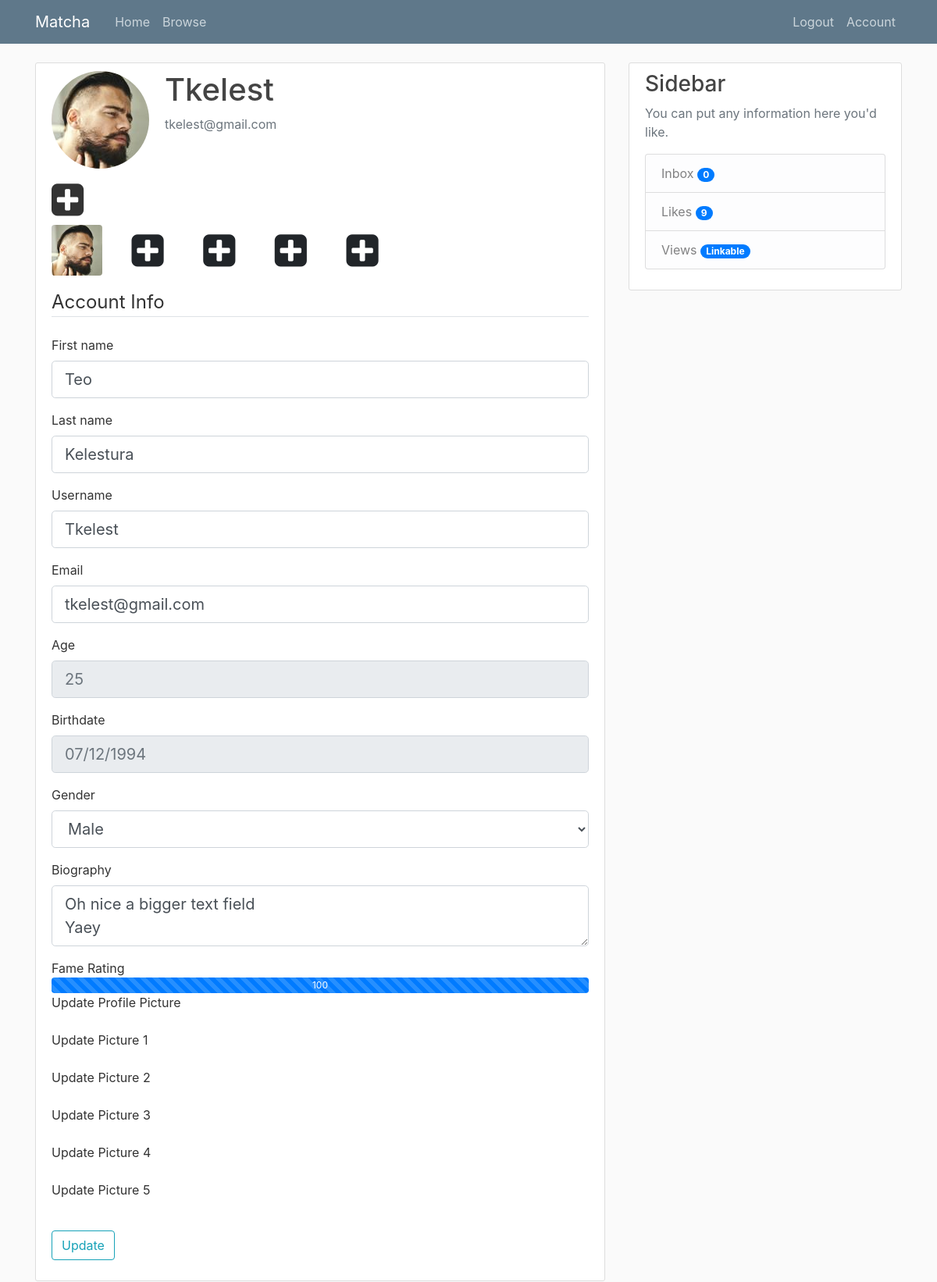
/account (signed in), run on the app's committed database.
### tables this page shows
CREATE TABLE users (
            user_id INTEGER PRIMARY KEY AUTOINCREMENT,
            firstname TEXT NOT NULL,
            lastname TEXT NOT NULL,
            age INTEGER NOT NULL,
            birthdate TEXT NOT NULL,
            username TEXT NOT NULL,
            email TEXT NOT NULL,
            password TEXT NOT NULL,
            gender TEXT NOT NULL,
            sexual_pref TEXT NULL,
            biography TEXT NULL,
            famerating INTEGER DEFAULT 100,
            image_file_p TEXT DEFAULT "default.jpg",
            image_file_1 TEXT NULL,
            image_file_2 TEXT NULL,
            image_file_3 TEXT NULL,
            image_file_4 TEXT NULL,
            image_file_5 TEXT NULL
            );

### matcha/routes.py (the view)
@app.route('/account', methods=['GET', 'POST'])
@login_required
def account():
    form = UpdateAccountForm()
    if form.validate_on_submit():
        conn = sql.connect('matcha\\users.db')
        cur = conn.cursor()
        img_type = None
        picture_file = None
        if form.picture_p.data:
            img_type = 'image_file_p'
            picture_file = save_picture(form.picture_p.data)
        elif form.picture_1.data:
            img_type = 'image_file_1'
            picture_file = save_picture(form.picture_1.data)
        elif form.picture_2.data:
            img_type = 'image_file_2'
            picture_file = save_picture(form.picture_2.data)
        elif form.picture_3.data:
            img_type = 'image_file_3'
            picture_file = save_picture(form.picture_3.data)
        elif form.picture_4.data:
            img_type = 'image_file_4'
            picture_file = save_picture(form.picture_4.data)
        elif form.picture_5.data:
            img_type = 'image_file_5'
            picture_file = save_picture(form.picture_5.data)
        if img_type != None:
            img = picture_file
            update_image(conn, cur, current_user, img_type, img)
        user = User('user_id', form.firstname.data, form.lastname.data, 'age', 'birthdate',
                form.username.data, form.email.data, 'hashed_password', form.gender.data, 'sexual_pref',
                form.biography.data, 'famerating', 'image_file_p', 'image_file_1', 'image_file_2',
                'image_file_3', 'image_file_4', 'image_file_5')
        update_user(conn, cur, user)
        conn.close()
        flash('Your account has been updated!', 'success')
        return redirect(url_for('account'))
    elif request.method == 'GET':
        form.firstname.data = current_user.firstname
        form.lastname.data  = current_user.lastname
        form.username.data  = current_user.username
        form.email.data     = current_user.email
        form.gender.data    = current_user.gender
        form.biography.data = current_user.biography
    image_file_p = url_for('static', filename='profile_pics/' + current_user.image_file_p)
    image_file_1 = url_for('static', filename='profile_pics/' + current_user.image_file_1) if current_user.image_file_1 else None
    image_file_2 = url_for('static', filename='profile_pics/' + current_user.image_file_2) if current_user.image_file_2 else None
    image_file_3 = url_for('static', filename='profile_pics/' + current_user.image_file_3) if current_user.image_file_3 else None
    image_file_4 = url_for('static', filename='profile_pics/' + current_user.image_file_4) if current_user.image_file_4 else None
    image_file_5 = url_for('static', filename='profile_pics/' + current_user.image_file_5) if current_user.image_file_5 else None
    images = [image_file_1, image_file_2, image_file_3, image_file_4, image_file_5]
    return render_template('account.html', title='Account', image_file_p=image_file_p, images=images, form=form)

### matcha/classes.py (called while the page is built)
    def __repr__(self):
        return "User('{}', '{}', '{}', '{}', '{}', '{}', '{}', '{}', '{}', '{}', '{}', {}, {}, {}, {}, {}, {}, {})".format(
        self.user_id, self.firstname, self.lastname, self.age, self.birthdate,
        self.username, self.email, self.password, self.gender, self.sexual_pref,
        self.biography, self.famerating, self.image_file_p, self.image_file_1,
        self.image_file_2, self.image_file_3, self.image_file_4, self.image_file_5)

### matcha/models.py (called while the page is built)
@login_manager.user_loader
def load_user(id):
    conn = sql.connect('matcha\\users.db')
    cur = conn.cursor()
    cur.execute("SELECT * from users where email = (?)", [id])
    userrow = cur.fetchone()
    print ('id ', id)
    print ('fetchone ', userrow)
    user = User(userrow[0], userrow[1], userrow[2], userrow[3], userrow[4],
            userrow[5], userrow[6], userrow[7], userrow[8], userrow[9],
            userrow[10], userrow[11], userrow[12], userrow[13], userrow[14],
            userrow[15], userrow[16], userrow[17])
    print('return id', user)
    return (user)

### matcha/templates/account.html (shortened to what this page needs)
{% extends "layout.html" %}
{% block content %}
    <div class="content-section">
        <div class="media">
            <img class="rounded-circle account-img" src="{{ image_file_p }}">
            <div class="media-body">
                <h2 class="account-heading">{{ current_user.username }}</h2>
                <p class="text-secondary">{{ current_user.email }}</p>
            </div>
        </div>
        <div>
            <div>
            <label for="file" data-toggle="tooltip" data-placement="top" title="Add an image" ><i class=" fa fa-plus-square fa-3x"></i></label>
            </div>
            {% for image in images %}
                {% if image == None %}
                <button class="btn" data-toggle="tooltip" data-placement="top" title="Add an image"><i class="account-img-icons fa fa-plus-square fa-3x"></i></button>
                {% else %}
                <img class="rounded account-img-fillers" src="{{ image }}">
                {% endif %}
            {% endfor %}
        </div>
        <form method="POST" action="" enctype="multipart/form-data">
            <fieldset class="form-group">
                <legend class="border-bottom mb-4">Account Info</legend>
                <div class="form-group">
                    {{ form.firstname.label(class="form-control-label") }}
                    {% if form.firstname.errors %}
                        {{ form.firstname(class="form-control form-control-lg is-invalid") }}
                        <div class="invalid-feedback">
                            {% for error in form.firstname.errors %}
                                <span>{{ error }}</span>
                            {% endfor %}
                        </div>
                    {% else %}
                        {{ form.firstname(class="form-control form-control-lg") }}
                    {% endif %}
                </div>
                <div class="form-group">
                    {{ form.lastname.label(class="form-control-label") }}
                    {% if form.lastname.errors %}
                        {{ form.lastname(class="form-control form-control-lg is-invalid") }}
                        <div class="invalid-feedback">
                            {% for error in form.lastname.errors %}
                                <span>{{ error }}</span>
                            {% endfor %}
                        </div>
                    {% else %}
                        {{ form.lastname(class="form-control form-control-lg") }}
                    {% endif %}
                </div>
                <div class="form-group">
                    {{ form.username.label(class="form-control-label") }}
                    {% if form.username.errors %}
                        {{ form.username(class="form-control form-control-lg is-invalid") }}
                        <div class="invalid-feedback">
                            {% for error in form.username.errors %}
                                <span>{{ error }}</span>
                            {% endfor %}
                        </div>
                    {% else %}
                        {{ form.username(class="form-control form-control-lg") }}
                    {% endif %}
                </div>
                <div class="form-group">
                    {{ form.email.label(class="form-control-label") }}
                    {% if form.email.errors %}
                    {{ form.email(class="form-control form-control-lg is-invalid") }}
                    <div class="invalid-feedback">
                        {% for error in form.email.errors %}
                            <span>{{ error }}</span>
                        {% endfor %}
                    </div>
                {% else %}
                    {{ form.email(class="form-control form-control-lg") }}
                {% endif %}
                </div>
                <div class="form-group">
                    <label class="form-control-label">Age</label>
                    <input class="form-control form-control-lg" type="text" placeholder="{{ current_user.age }}" readonly>
                </div>
                <div class="form-group">
                    <label class="form-control-label">Birthdate</label>
                    <input class="form-control form-control-lg" type="text" placeholder="{{ current_user.birthdate }}" readonly>
                </div>
                <div class="form-group">
                    {{ form.gender.label(class="form-control-label") }}
                    {% if form.gender.errors %}
                    {{ form.gender(class="form-control form-control-lg is-invalid") }}
                    <div class="invalid-feedback">
                        {% for error in form.gender.errors %}
                            <span>{{ error }}</span>
                        {% endfor %}
                    </div>
                {% else %}
                    {{ form.gender(class="form-control form-control-lg") }}
                {% endif %}
                </div>
                <div class="form-group">
                    {{ form.biography.label(class="form-control-label") }}
                    {% if form.biography.errors %}
                        {{ form.biography(class="form-control form-control-lg is-invalid") }}
                        <div class="invalid-feedback">
                            {% for error in form.biography.errors %}
                                <span>{{ error }}</span>
                            {% endfor %}
                        </div>
                    {% else %}
                        {{ form.biography(class="form-control form-control-lg") }}
                    {% endif %}
                </div>
                <div>
                    <a class="form-control-label">Fame Rating</a>
                    <div class="progress" style="height: 20px;">
                    <div class="progress-bar progress-bar-striped" role="progressbar" style="width: 100%;" aria-valuenow="100" aria-valuemin="0" aria-valuemax="100">{{ current_user.famerating }}</div>
                </div>
                <div class="form-group">
                    {{ form.picture_p.label() }}
                </div>
                <div class="form-group">
                    {{ form.picture_1.label() }}
                </div>
                <div class="form-group">
                    {{ form.picture_2.label() }}
                </div>
                <div class="form-group">
                    {{ form.picture_3.label() }}
                </div>
                <div class="form-group">
                    {{ form.picture_4.label() }}
                </div>
                <div class="form-group">
                    {{ form.picture_5.label() }}
                </div>
            </fieldset>
            <div class="form-group">
                {{ form.submit(class="btn btn-outline-info") }}
            </div>
        </form>
    </div>
{% endblock content %}

### matcha/static/main.css (style rules this page uses)
body { background: #fafafa; color: #333333; margin-top: 5rem; }
h1, h2, h3, h4, h5, h6 { color: #444444; }
.content-section { background: #ffffff; padding: 10px 20px; border: 1px solid #dddddd; border-radius: 3px; margin-bottom: 20px; }
.account-img { height: 125px; width: 125px; margin-right: 20px; margin-bottom: 16px; }
.account-img-fillers { height: 65px; width: 65px; margin-right: 20px; margin-bottom: 16px; }
.account-img-icons { margin-right: 20px; margin-bottom: 16px; }
.account-heading { font-size: 2.5rem; }
[type="file"] + label { background-color: rgba(255, 255, 255, 0); border-radius: 4rem; cursor: pointer; display: inline-block; padding-left: 2rem 4rem; }

### data on the page
users: username "Tkelest", email "tkelest@gmail.com", firstname "Teo", lastname "Kelestura", age "25", birthdate "07/12/1994", gender "Male", biography "Oh nice a bigger text field Yaey", famerating "100"

### other printed values
{{ posts|length }} "0"
